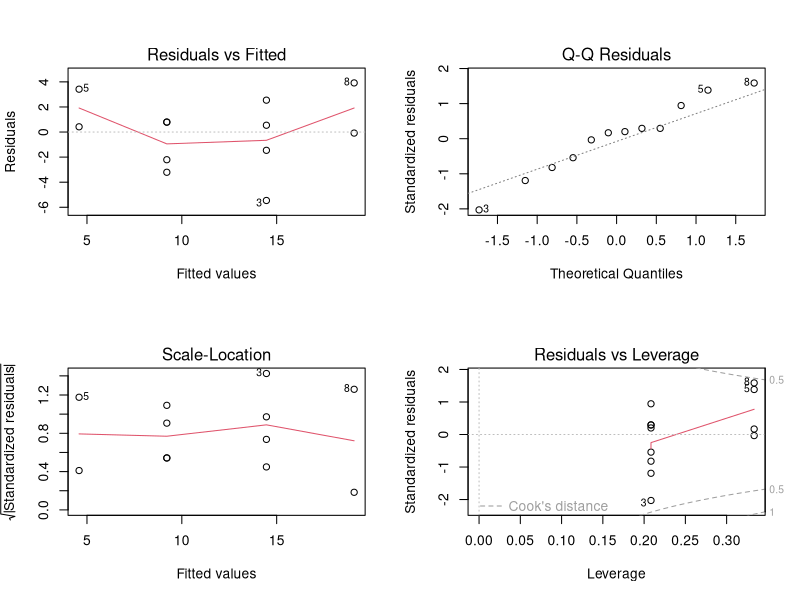

Recreate this plot in R.
# From: Bayesian Models for Astrophysical Data, Cambridge Univ. Press
# (c) 2017,  Joseph M. Hilbe, Rafael S. de Souza and Emille E. O. Ishida 
# 
# you are kindly asked to include the complete citation if you used this 
# material in a publication

# Code 2.1 - Example of linear regression in R


# Data
y <- c(13,15,9,17,8,5,19,23,10,7,10,6)         # continuous response variable
x1 <- c(1,1,1,1,1,1,0,0,0,0,0,0)               # binary predictor
x2 <- c( 1,1,1,1,2,2,2,2,3,3,3,3)              # categorical predictor

# Fit
mymodel <- lm(y~x1 + x2)                       # linear regression of y on x1 and x2

# Output
summary(mymodel)                               # summary display
par(mfrow=c(2, 2))                             # create a 2 by 2 window
plot(mymodel)                                  # display of fitted vs. residuals plot, normal QQ plot
                                               # scale-location plot and residuals vs. leverage plot
